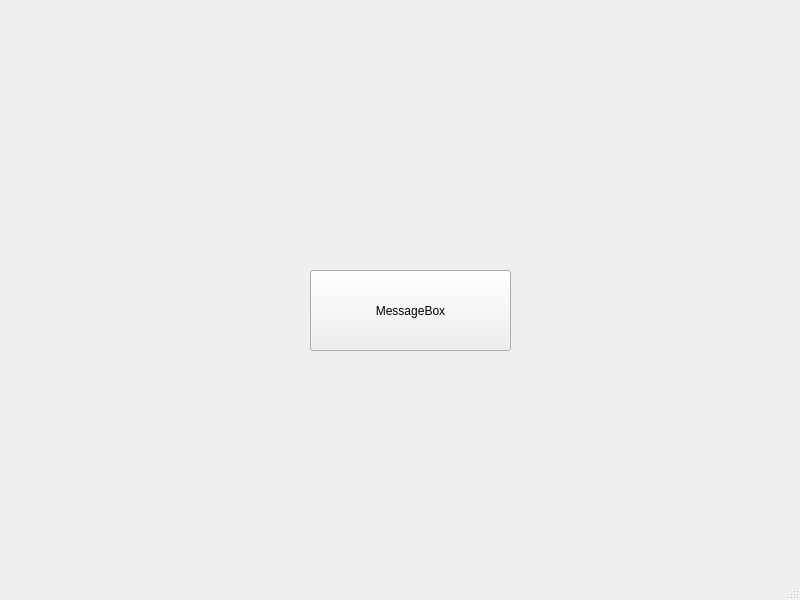
<?xml version="1.0" encoding="UTF-8"?>
<ui version="4.0">
 <class>MainWindow</class>
 <widget class="QMainWindow" name="MainWindow">
  <property name="geometry">
   <rect>
    <x>0</x>
    <y>0</y>
    <width>800</width>
    <height>600</height>
   </rect>
  </property>
  <property name="windowTitle">
   <string>MainWindow</string>
  </property>
  <widget class="QWidget" name="centralwidget">
   <widget class="QPushButton" name="pushButton">
    <property name="geometry">
     <rect>
      <x>310</x>
      <y>270</y>
      <width>201</width>
      <height>81</height>
     </rect>
    </property>
    <property name="text">
     <string>MessageBox</string>
    </property>
   </widget>
  </widget>
  <widget class="QMenuBar" name="menubar">
   <property name="geometry">
    <rect>
     <x>0</x>
     <y>0</y>
     <width>800</width>
     <height>26</height>
    </rect>
   </property>
  </widget>
  <widget class="QStatusBar" name="statusbar"/>
 </widget>
 <resources/>
 <connections/>
</ui>
